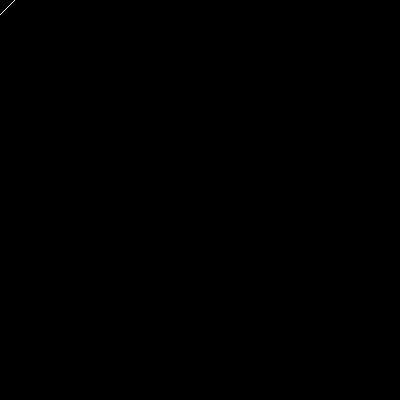
Frame 1 (no input)
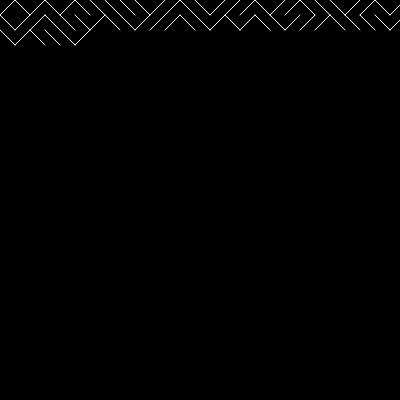
Frame 60 (no input)
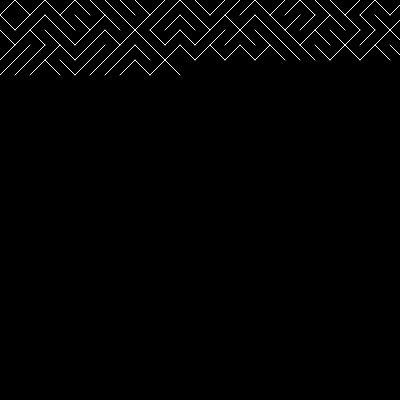
Frame 120 (the mouse pressed at the canvas centre since frame 60)

The p5.js sketch that drew these frames (run headless with seeded random() and noise() and a simulated clock; from frame 60 on, the mouse is pressed at the canvas centre):

// p5.js sketch
// ── sketch.js
let x = 0;
let y = 0;
let spacing = 15;

function setup() {
  createCanvas(400, 400);
  background(0);
}

function draw() {
  stroke(255);

  if (y < height) {
    if (random(1) < 0.5) {
      line(x, y, x + spacing, y + spacing);
    } else {
      line(x, y + spacing, x + spacing, y);
    }
    x += spacing;

    if (x > width) {
      x = 0;
      y += spacing;
    }
  }

}



/*
Website
http://nexusbug.com/

github Repo
https://github.com/nexusbug/Code_365

About
Doing a challenge, coding three sixty five
There I hop on the train of Mr. Shiffman
And code along rainbow colored railway
One video each day, keeps the gray away

Coding Train
Daniel Shiffman
https://www.youtube.com/user/shiffman/
https://www.patreon.com/codingtrain

Framework
p5js - A beautiful Javascript library
https://p5js.org/

this.day
78th
2017 November 10

this.video
Coding Challenge #76: 10PRINT in p5.js
https://youtu.be/bEyTZ5ZZxZs
*/
